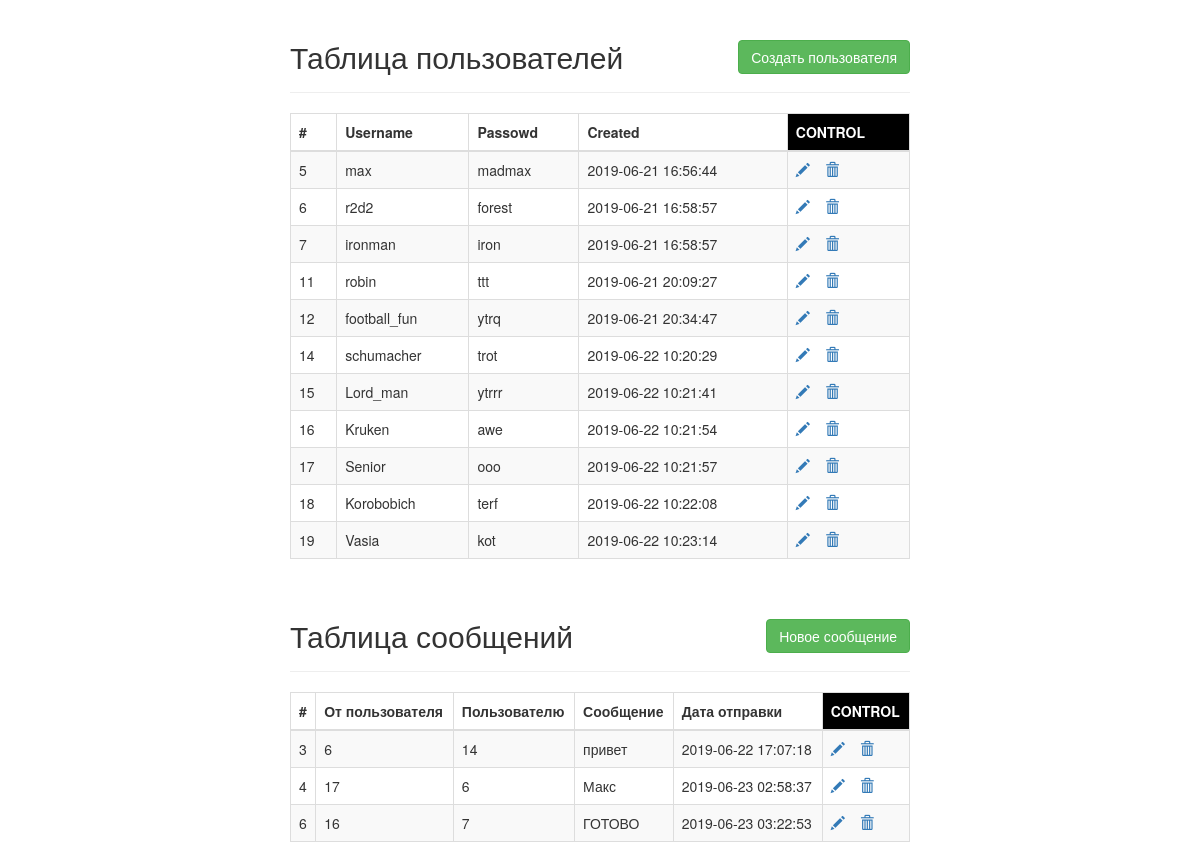
The page / on the database its author committed.
### tables this page shows
CREATE TABLE `users` (
  `id` int(11) NOT NULL,
  `username` varchar(100) NOT NULL,
  `password` varchar(100) NOT NULL,
  `create` datetime NOT NULL DEFAULT CURRENT_TIMESTAMP
);

CREATE TABLE `messages` (
  `id` int(11) NOT NULL,
  `user_id` int(11) NOT NULL,
  `to_user_id` int(11) NOT NULL,
  `message` text NOT NULL,
  `created` datetime NOT NULL DEFAULT CURRENT_TIMESTAMP
);

### index.php (the view, shortened to what this page needs)
<!DOCTYPE html>
<html lang="en">
<head>
    <link rel="stylesheet" href="https://maxcdn.bootstrapcdn.com/bootstrap/3.3.7/css/bootstrap.css">
</head>
<body>
    <div class="wrapper">
        <div class="container-fluid">
            <div class="row">
                <div class="col-md-12">
                    <div class="page-header clearfix">
                        <h2 class="pull-left">Таблица пользователей</h2>
                        <a href="create_user.php" class="btn btn-success pull-right">Создать пользователя</a>
                    </div>
                    <?php
                    require_once "config.php";
                    $sql = "SELECT * FROM users";
                    if($result = mysqli_query($link, $sql)){
                        if(mysqli_num_rows($result) > 0){
                            echo "<table class='table table-bordered table-striped'>";
                                echo "<thead>";
                                    echo "<tr>";
                                        echo "<th>#</th>";
                                        echo "<th>Username</th>";
                                        echo "<th>Passowd</th>";
                                        echo "<th>Created</th>";
                                        echo "<th class='control'>CONTROL</th>";
                                    echo "</tr>";
                                echo "</thead>";
                                echo "<tbody>";
                                while($row = mysqli_fetch_array($result)){
                                    echo "<tr>";
                                        echo "<td>" . $row['id'] . "</td>";
                                        echo "<td>" . $row['username'] . "</td>";
                                        echo "<td>" . $row['password'] . "</td>";
                                        echo "<td>" . $row['create'] . "</td>";
                                        echo "<td>";
                                            echo "<a href='update_user.php?id=". $row['id'] ."' title='Обновить информацию' data-toggle='tooltip'><span class='glyphicon glyphicon-pencil'></span></a>";
                                            echo "<a href='delete_user.php?id=". $row['id'] ."' title='Удалить пользователя' data-toggle='tooltip'><span class='glyphicon glyphicon-trash'></span></a>";
                                        echo "</td>";
                                    echo "</tr>";
                                }
                                echo "</tbody>";
                            echo "</table>";
                        } else{
                            echo "<p class='lead'><em>Нет записей в базе</em></p>";
                        }
                    } else{
                        echo "ERROR: Could not able to execute $sql. " . mysqli_error($link);
                    }
                    ?>
                </div>
            </div>
            <div class="row">
                <div class="col-md-12">
                    <div class="page-header clearfix">
                        <h2 class="pull-left">Таблица сообщений</h2>
                        <a href="create_message.php" class="btn btn-success pull-right">Новое сообщение</a>
                    </div>
                    <?php
                    require_once "config.php";
                    $sql = "SELECT * FROM messages";
                    if($result = mysqli_query($link, $sql)){
                        if(mysqli_num_rows($result) > 0){
                            echo "<table class='table table-bordered table-striped'>";
                                echo "<thead>";
                                    echo "<tr>";
                                        echo "<th>#</th>";
                                        echo "<th>От пользователя</th>";
                                        echo "<th>Пользователю</th>";
                                        echo "<th>Сообщение</th>";
                                        echo "<th>Дата отправки</th>";
                                        echo "<th class='control'>CONTROL</th>";
                                    echo "</tr>";
                                echo "</thead>";
                                echo "<tbody>";
                                while($row = mysqli_fetch_array($result)){
                                    echo "<tr>";
                                        echo "<td>" . $row['id'] . "</td>";
                                        echo "<td>" . $row['user_id'] . "</td>";
                                        echo "<td>" . $row['to_user_id'] . "</td>";
                                        echo "<td>" . $row['message'] . "</td>";
                                        echo "<td>" . $row['created'] . "</td>";
                                        echo "<td>";
                                            echo "<a href='update_message.php?id=". $row['id'] ."' title='Редактировать сообщение' data-toggle='tooltip'><span class='glyphicon glyphicon-pencil'></span></a>";
                                            echo "<a href='delete_message.php?id=". $row['id'] ."' title='Удалить сообщение' data-toggle='tooltip'><span class='glyphicon glyphicon-trash'></span></a>";
                                        echo "</td>";
                                    echo "</tr>";
                                }
                                echo "</tbody>";
                            echo "</table>";
                        } else{
                            echo "<p class='lead'><em>Нет записей в базе</em></p>";
                        }
                    } else{
                        echo "ERROR: Could not able to execute $sql. " . mysqli_error($link);
                    }
                    ?>
                </div>
            </div>
        </div>
    </div>
</body>
</html>

### index.php (style rules this page uses)
.wrapper { width: 650px; margin: 0 auto; }
.page-header h2 { margin-top: 0; }
table tr td:last-child a { margin-right: 15px; }
.control { background: #000; color: #fff; }

### rows shown on the page
users: id "5", username "max", password "madmax", create "2019-06-21 16:56:44"
users: id "6", username "r2d2", password "forest", create "2019-06-21 16:58:57"
users: id "7", username "ironman", password "iron", create "2019-06-21 16:58:57"
users: id "11", username "robin", password "ttt", create "2019-06-21 20:09:27"
users: id "12", username "football_fun", password "ytrq", create "2019-06-21 20:34:47"
users: id "14", username "schumacher", password "trot", create "2019-06-22 10:20:29"
users: id "15", username "Lord_man", password "ytrrr", create "2019-06-22 10:21:41"
users: id "16", username "Kruken", password "awe", create "2019-06-22 10:21:54"
users: id "17", username "Senior", password "ooo", create "2019-06-22 10:21:57"
users: id "18", username "Korobobich", password "terf", create "2019-06-22 10:22:08"
users: id "19", username "Vasia", password "kot", create "2019-06-22 10:23:14"
messages: id "3", user "6", to_user "14", message "привет", created "2019-06-22 17:07:18"
messages: id "4", user "17", to_user "6", message "Макс", created "2019-06-23 02:58:37"
messages: id "6", user "16", to_user "7", message "ГОТОВО", created "2019-06-23 03:22:53"
